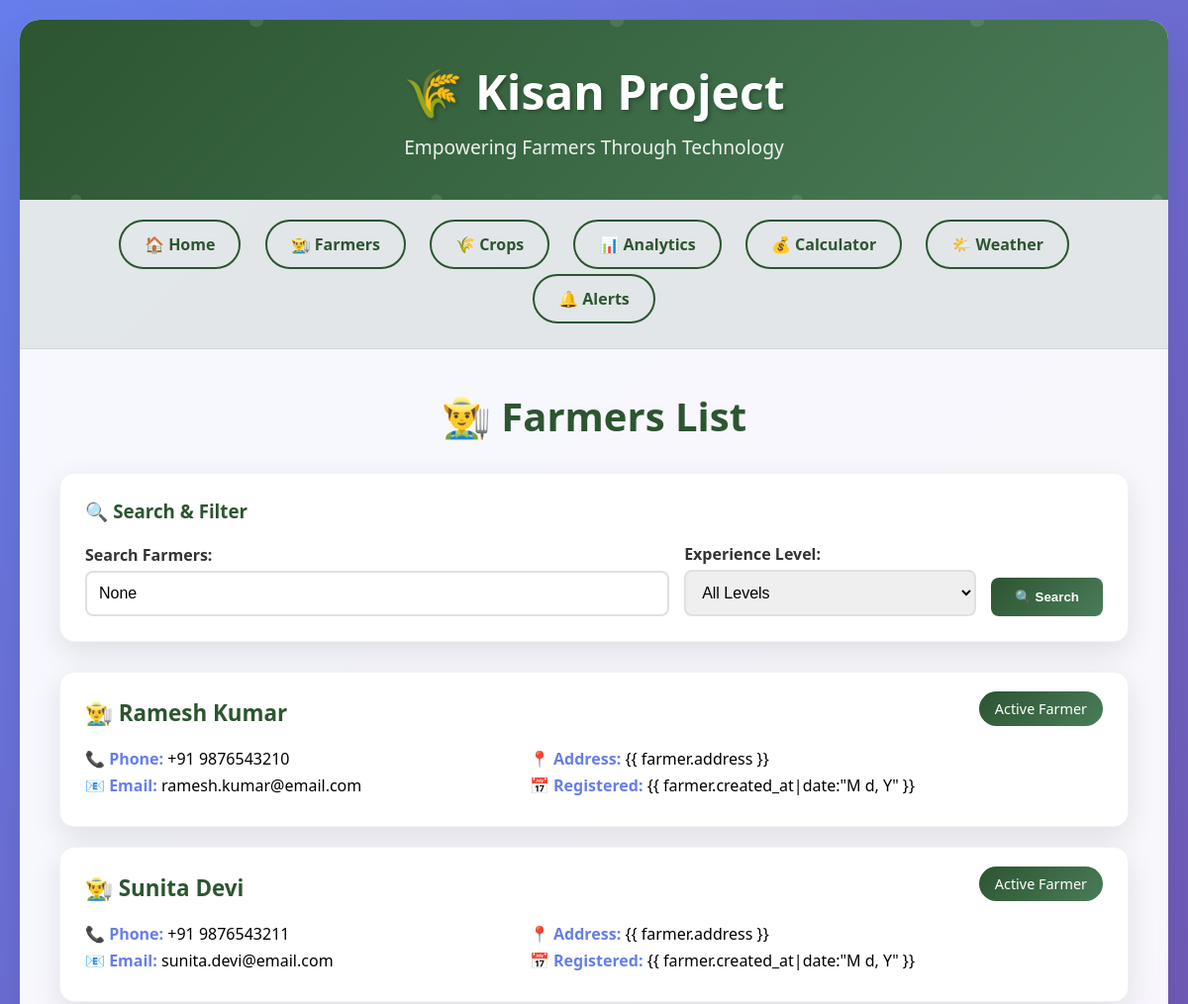
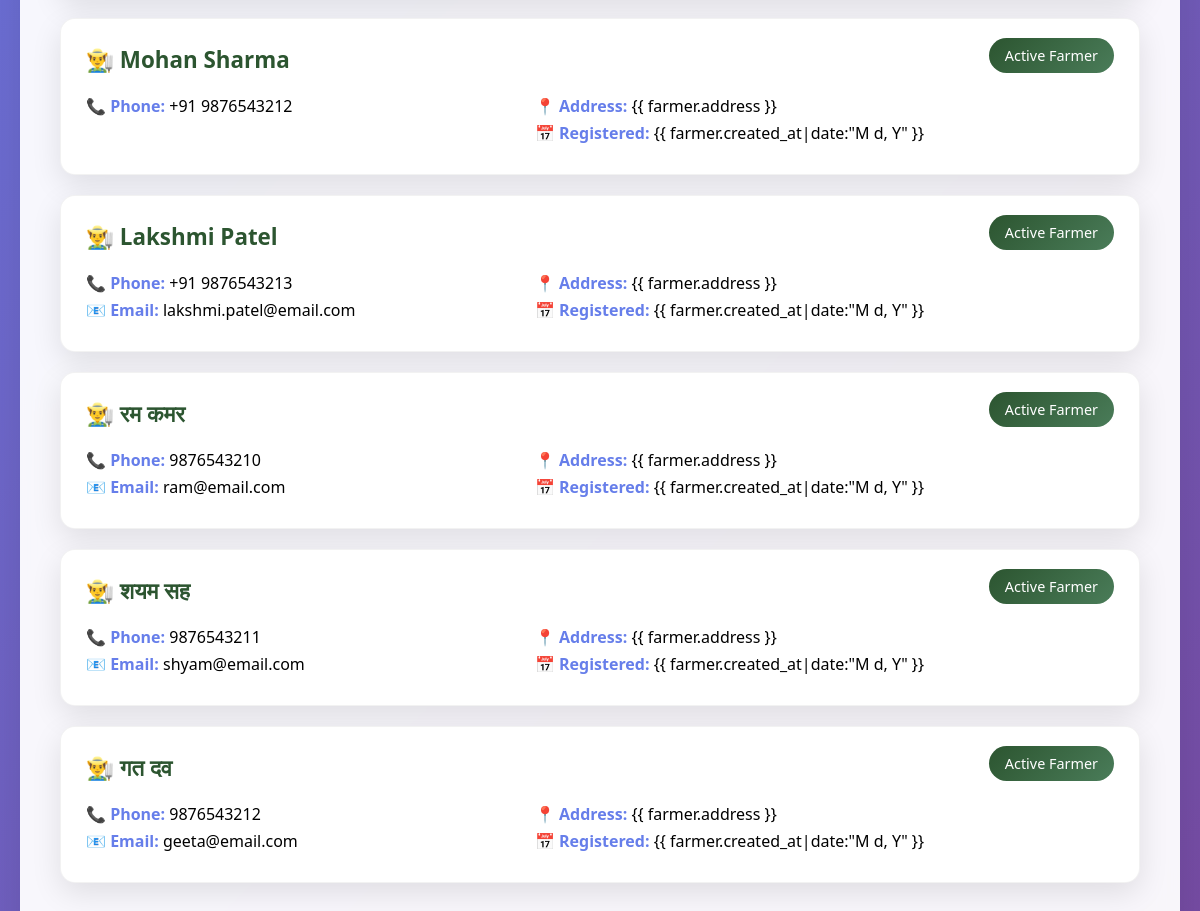
The page /farmers/ on the database its author committed (2 pictures, top to bottom).
### kisan_app/models.py (models this page shows, shortened)
class Farmer(models.Model):
    name = models.CharField(max_length=100)
    phone = models.CharField(max_length=15)
    email = models.EmailField(blank=True, null=True)
    address = models.TextField()
    user = models.OneToOneField(User, on_delete=models.CASCADE, null=True, blank=True)
    profile_picture = models.ImageField(upload_to='farmer_profiles/', blank=True, null=True)
    date_of_birth = models.DateField(null=True, blank=True)
    experience_years = models.IntegerField(default=0)
    land_area = models.DecimalField(max_digits=10, decimal_places=2, default=0.0, help_text="Area in acres")
    created_at = models.DateTimeField(auto_now_add=True)
    updated_at = models.DateTimeField(auto_now=True)
    @property
    def upcoming_harvests(self):
        today = date.today()
        return self.crops.filter(harvest_date__gte=today, harvest_date__lte=today + timedelta(days=30))

### kisan_app/views.py (the view, shortened to what this page needs)
# urls.py: path('farmers/', views.farmers_list, name='farmers_list'),
def farmers_list(request):
    farmers = Farmer.objects.all().prefetch_related('crops')
    search = request.GET.get('search')
    experience = request.GET.get('experience')
    for farmer in farmers:
        farmer.crop_count = farmer.crops.count()
        farmer.total_value = sum(crop.total_value for crop in farmer.crops.all())
        farmer.upcoming_count = farmer.upcoming_harvests.count()
    context = {
        'farmers': farmers,
        'search': search,
        'experience': experience,
    }
    return render(request, 'kisan_app/farmers_list.html', context)

### kisan_app/models.py (called while the page is built)
    @property
    def total_value(self):
        return self.quantity * self.price_per_kg

### kisan_app/templates/kisan_app/farmers_list.html (shortened to what this page needs)
{% extends 'kisan_app/base.html' %}
{% block content %}
<h2 style="color: #2c5530; margin-bottom: 30px; font-size: 2.5em; text-align: center;">👨‍🌾 Farmers List</h2>
<div class="card" style="margin-bottom: 30px;">
    <h3 style="color: #2c5530; margin-bottom: 20px;">🔍 Search & Filter</h3>
    <form method="get" style="display: grid; grid-template-columns: 2fr 1fr auto; gap: 15px; align-items: end;">
        <div>
            <label style="display: block; margin-bottom: 5px; font-weight: 600; color: #333;">Search Farmers:</label>
            <input type="text" name="search" value="{{ search }}"
                style="width: 100%; padding: 12px; border: 2px solid #e0e0e0; border-radius: 8px; font-size: 16px;"
                placeholder="Search by name, phone, email, or address...">
        </div>
        <div>
            <label style="display: block; margin-bottom: 5px; font-weight: 600; color: #333;">Experience Level:</label>
            <select name="experience" title="Filter farmers by experience level"
                style="width: 100%; padding: 12px; border: 2px solid #e0e0e0; border-radius: 8px; font-size: 16px;">
                <option value="">All Levels</option>
            </select>
        </div>
        <button type="submit"
            style="background: linear-gradient(135deg, #2c5530 0%, #4a7c59 100%); color: white; border: none; padding: 12px 24px; border-radius: 8px; cursor: pointer; font-weight: 600;">
            🔍 Search
        </button>
    </form>
</div>
{% if farmers %}
<div style="margin-top: 20px;">
    {% for farmer in farmers %}
    <div class="card">
        <div style="display: flex; justify-content: space-between; align-items: start; gap: 20px;">
            <div style="flex: 1;">
                <h4 style="margin-top: 0; color: #2c5530; font-size: 1.4em; margin-bottom: 15px;">
                    👨‍🌾 {{ farmer.name }}
                </h4>
                <div style="display: grid; grid-template-columns: repeat(auto-fit, minmax(200px, 1fr)); gap: 15px;">
                    <div>
                        <p style="margin: 5px 0;"><strong style="color: #667eea;">📞 Phone:</strong> {{ farmer.phone }}
                        </p>
                        {% if farmer.email %}
                        <p style="margin: 5px 0;"><strong style="color: #667eea;">📧 Email:</strong> {{ farmer.email }}
                        </p>
                        {% endif %}
                    </div>
                    <div>
                        <p style="margin: 5px 0;"><strong style="color: #667eea;">📍 Address:</strong> {{ farmer.address
                            }}</p>
                        <p style="margin: 5px 0;"><strong style="color: #667eea;">📅 Registered:</strong> {{
                            farmer.created_at|date:"M d, Y" }}</p>
                    </div>
                </div>
            </div>
            <div style="text-align: right;">
                <span
                    style="background: linear-gradient(135deg, #2c5530 0%, #4a7c59 100%); color: white; padding: 8px 16px; border-radius: 20px; font-size: 0.9em;">
                    Active Farmer
                </span>
            </div>
        </div>
    </div>
    {% endfor %}
</div>
{% else %}
<div class="empty-state">
    <h3>🌾 No farmers registered yet</h3>
    <p>Start building your farming community by adding farmers to the system through the admin panel.</p>
    <a href="/admin/">Go to Admin Panel</a>
</div>
{% endif %}
{% endblock %}

### kisan_app/templates/kisan_app/base.html (shortened to what this page needs)
<!DOCTYPE html>
<html lang="en">
<head>
</head>
<body>
    <div class="container">
        <div class="header">
            <h1>🌾 Kisan Project</h1>
            <p>Empowering Farmers Through Technology</p>
        </div>
        <div class="nav">
            <a href="{% url 'kisan_app:home' %}">🏠 Home</a>
            <a href="{% url 'kisan_app:farmers_list' %}">👨‍🌾 Farmers</a>
            <a href="{% url 'kisan_app:crops_list' %}">🌾 Crops</a>
            <a href="{% url 'kisan_app:analytics_dashboard' %}">📊 Analytics</a>
            <a href="{% url 'kisan_app:price_calculator' %}">💰 Calculator</a>
            <a href="{% url 'kisan_app:weather_info' %}">🌤️ Weather</a>
            <a href="{% url 'kisan_app:notifications' %}">🔔 Alerts</a>
        </div>
        <main>
            {% block content %}
            {% endblock %}
        </main>
    </div>
</body>
</html>

### kisan_app/templates/kisan_app/base.html (style rules this page uses)
* { margin: 0; padding: 0; box-sizing: border-box; }
body { font-family: 'Segoe UI', Tahoma, Geneva, Verdana, sans-serif; background: linear-gradient(135deg, #667eea 0%, #764ba2 100%); min-height: 100vh; padding: 20px; }
.container { max-width: 1200px; margin: 0 auto; background: rgba(255, 255, 255, 0.95); -webkit-backdrop-filter: blur(10px); backdrop-filter: blur(10px); border-radius: 20px; box-shadow: 0 25px 45px rgba(0, 0, 0, 0.1); overflow: hidden; }
.header { background: linear-gradient(135deg, #2c5530 0%, #4a7c59 100%); color: white; padding: 40px 20px; text-align: center; position: relative; overflow: hidden; }
.header::before { content: ''; position: absolute; top: -50%; left: -50%; width: 200%; height: 200%; animation: float 20s infinite linear; }
.header h1 { font-size: 3em; margin-bottom: 10px; position: relative; z-index: 1; text-shadow: 2px 2px 4px rgba(0, 0, 0, 0.3); }
.header p { font-size: 1.2em; opacity: 0.9; position: relative; z-index: 1; }
.nav { background: rgba(44, 85, 48, 0.1); padding: 20px; text-align: center; border-bottom: 1px solid rgba(44, 85, 48, 0.1); }
.nav a { display: inline-block; text-decoration: none; color: #2c5530; margin: 0 10px; padding: 12px 24px; border: 2px solid #2c5530; border-radius: 25px; font-weight: 600; transition: all 0.3s cubic-bezier(0.4, 0, 0.2, 1); position: relative; overflow: hidden; }
.nav a::before { content: ''; position: absolute; top: 0; left: -100%; width: 100%; height: 100%; background: linear-gradient(90deg, transparent, rgba(255, 255, 255, 0.2), transparent); transition: left 0.5s; }
main { padding: 40px; }
.card { background: white; border-radius: 15px; padding: 25px; margin-bottom: 20px; box-shadow: 0 10px 30px rgba(0, 0, 0, 0.1); transition: all 0.3s ease; border: 1px solid rgba(0, 0, 0, 0.05); }

### rows shown on the page
Farmer: name "Ramesh Kumar", phone "+91 9876543210", email "ramesh.kumar@email.com"
Farmer: name "Sunita Devi", phone "+91 9876543211", email "sunita.devi@email.com"
Farmer: name "Mohan Sharma", phone "+91 9876543212"
Farmer: name "Lakshmi Patel", phone "+91 9876543213", email "lakshmi.patel@email.com"
Farmer: name "रम कमर", phone "9876543210", email "ram@email.com"
Farmer: name "शयम सह", phone "9876543211", email "shyam@email.com"
Farmer: name "गत दव", phone "9876543212", email "geeta@email.com"
